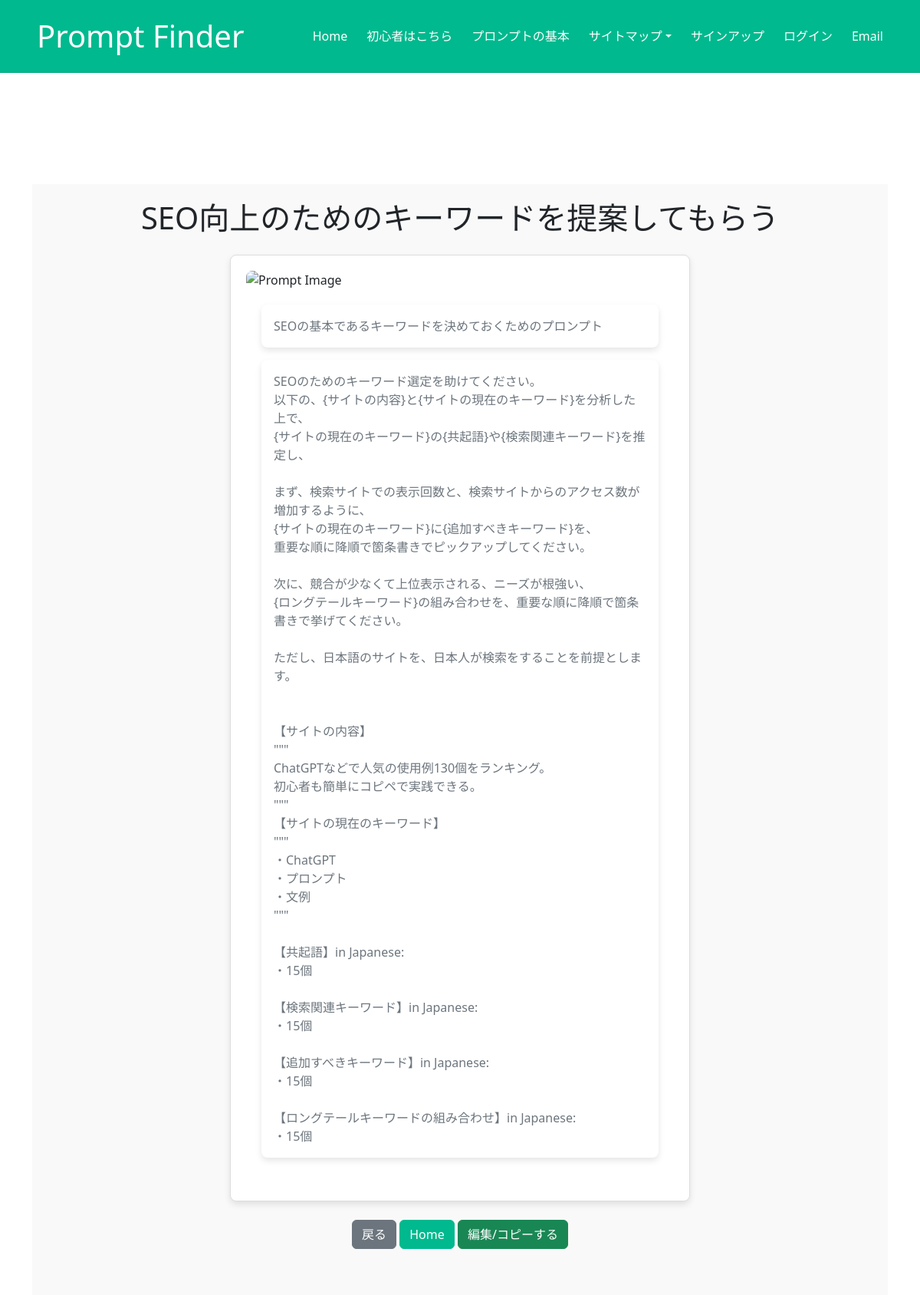
The page /prompt/2/ on the database its author committed.
### promptapp/models.py (models this page shows, shortened)
class Prompt(models.Model):
    title = models.CharField(max_length=50)
    description = models.TextField()
    content = models.TextField()
    category = models.ForeignKey(Category, on_delete=models.CASCADE)
    created_at = models.DateTimeField(auto_now_add=True)
    updated_at = models.DateTimeField(auto_now=True)

### promptapp/views.py (the view)
# urls.py: path('prompt/<int:pk>/', views.PromptDetailView.as_view(), name='prompt_detail'),
class PromptDetailView(DetailView):
    model = Prompt
    template_name = 'prompt_detail.html'
    context_object_name = 'prompt'

### promptapp/templates/prompt_detail.html (shortened to what this page needs)
{% extends "base.html" %}
{% load static %}
{% block extra_head %}
<link rel="stylesheet" href="{% static 'css/style.css' %}">
{% endblock %}
{% block content %}
<div class="container mypage-container mt-5">
    <h1 class="text-center mb-4">{{ prompt.title }}</h1>
    <div class="card mb-4 card-custom">
        <img src="{% static 'img/default_prompt_image.jpg' %}" class="card-img-top" alt="Prompt Image">
        <div class="card-body">
            <p class="card-text">{{ prompt.description }}</p>
            <p class="card-text">{{ prompt.content }}</p>
        </div>
    </div>
    <div class="text-center mt-4 margin-bottom-large">
        <a href="javascript:history.back()" class="btn btn-secondary">戻る</a>
        <a href="{% url 'promptapp:index' %}" class="btn btn-primary">Home</a>
        <button type="button" class="btn btn-success" data-bs-toggle="modal" data-bs-target="#editModal">編集/コピーする</button>
    </div>
</div>
{% endblock %}

### promptapp/static/css/style.css (style rules this page uses)
:root { --primary: #00B98E; --light: #F3F6F8; --dark: #0E2E50; }
.btn { font-weight: 500; transition: .5s; }
.btn.btn-primary, .btn.btn-outline-primary:hover { color: #FFFFFF; }
.btn-primary { --bs-btn-bg: var(--primary); --bs-btn-border-color: var(--primary); --bs-btn-hover-bg: var(--primary); --bs-btn-hover-border-color: var(--primary); }
.mypage-container { margin-top: 120px; padding: 20px; background-color: #f9f9f9; }
.mypage-container { margin-top: 160px; padding: 20px; background-color: #f9f9f9; }
body { padding-top: 80px; }
body { padding-top: 80px !important; }
.mypage-container { margin-top: 160px !important; }
.card { border: 1px solid #ddd; border-radius: 8px; overflow: hidden; box-shadow: 0 4px 8px rgba(0, 0, 0, 0.1); transition: transform 0.2s; }
.card-img-top { width: 100%; height: 180px; object-fit: cover; }
.card-body { padding: 20px; text-align: center; }
.card-text { font-size: 1rem; color: #666; }
.card { box-shadow: 0 4px 8px rgba(0, 0, 0, 0.1); transition: 0.3s; }
.card-img-top { width: 100%; height: 200px; object-fit: cover; }
.card-body { text-align: center; }
.card-text { font-size: 1rem; color: #6c757d; }
.margin-bottom-large { margin-bottom: 40px; }
.card-custom { max-width: 600px; margin: auto; padding: 20px; box-shadow: 0 4px 8px rgba(0, 0, 0, 0.1); border-radius: 8px; }
.card-img-top { height: auto; width: 100%; border-top-left-radius: 8px; border-top-right-radius: 8px; }
.card-body { padding: 20px; }
.card-text { margin-bottom: 1em; }
.card-custom .card-text { white-space: pre-wrap; margin-bottom: 1em; padding: 1em; background-color: #fff; border-radius: 8px; box-shadow: 0 4px 8px rgba(0, 0, 0, 0.1); text-align: left; }
.text-center.mb-4 { margin-bottom: 10rem; }
.fade-in { animation: fadeIn 0.5s ease-in-out forwards; }

### rows shown on the page
Prompt: title "SEO向上のためのキーワードを提案してもらう", description "SEOの基本であるキーワードを決めておくためのプロンプト", content "SEOのためのキーワード選定を助けてください。 以下の、{サイトの内容}と{サイトの現在のキーワード}を分析した上で、 {サイトの現在のキーワード}の{共起語}や{検索関連キーワード}を推定し、 まず、検索サイトでの表示回数と、検索サイトからのアクセス数が増加するように、 {サイトの現在のキーワード}に{追加すべきキーワード}を、 重要な順に降順で箇条書きでピックアップしてください。 次に、競合が少なくて上位表示される、ニーズが根強い、 {ロングテールキーワード}の組み合わせを、重要な順に降順で箇条書きで挙げてください。 ただし、日本語のサイトを、日本人が検索をすることを前提とします。 【サイトの内容】 \"\"\" ChatGPTなどで人気の使用例130個をランキング。 初心者も簡単にコピペで実践できる。 \"\"\" 【サイトの現在のキーワード】 \"\"\" ・ChatGPT ・プロンプト ・文例 \"\"\" 【共起語】in Japanese: ・15個 【検索関連キーワード】in Japanese: ・15個 【追加すべきキーワード】in Japanese: ・15個 【ロングテールキーワードの組み合わせ】in Japanese: ・15個"
